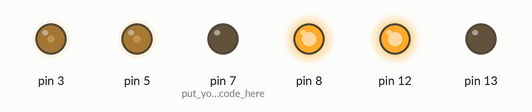
Bench run of a sketch on a simulated Arduino Uno, built with avr-gcc and run on an emulated ATmega328P. On the bench: output pins drawn as LEDs (lit = HIGH).

Above: at 0.1 s.
At 4.5 s:
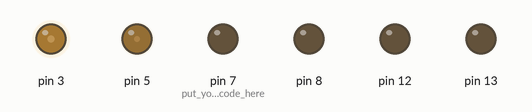
Timing chart, 0 to 6.0 s (numbered marks = the images above):
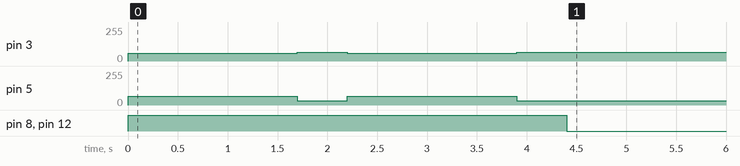

The sketch:

carrito.ino
```cpp
int ad=1700, vu=500;
void setup() {
  pinMode(7, OUTPUT);// put your setup code here, to run once:
  pinMode(8, OUTPUT);
  pinMode(13, OUTPUT);
  pinMode(12, OUTPUT);
  pinMode(3, OUTPUT);
  pinMode(5, OUTPUT);

  analogWrite(3,60);
  analogWrite(5,64);
  digitalWrite(7,0);
  digitalWrite(8,1);
  digitalWrite(13,0);
  digitalWrite(12,1);
  delay(ad);

  //vuelta izquierda

  analogWrite(3,64);
  analogWrite(5,32);
  digitalWrite(7,0);
  digitalWrite(8,1);
  digitalWrite(13,0);
  digitalWrite(12,1);
  delay(vu);

  //Adelante

  analogWrite(3,60);
  analogWrite(5,64);
  digitalWrite(7,0);
  digitalWrite(8,1);
  digitalWrite(13,0);
  digitalWrite(12,1);
  delay(ad);

  //vuelta izquierda

  analogWrite(3,64);
  analogWrite(5,32);
  digitalWrite(7,0);
  digitalWrite(8,1);
  digitalWrite(13,0);
  digitalWrite(12,1);
  delay(vu);

  //Detente
  digitalWrite(7,0);
  digitalWrite(8,0);
  digitalWrite(13,0);
  digitalWrite(12,0);
}

void loop() {
  }
```
